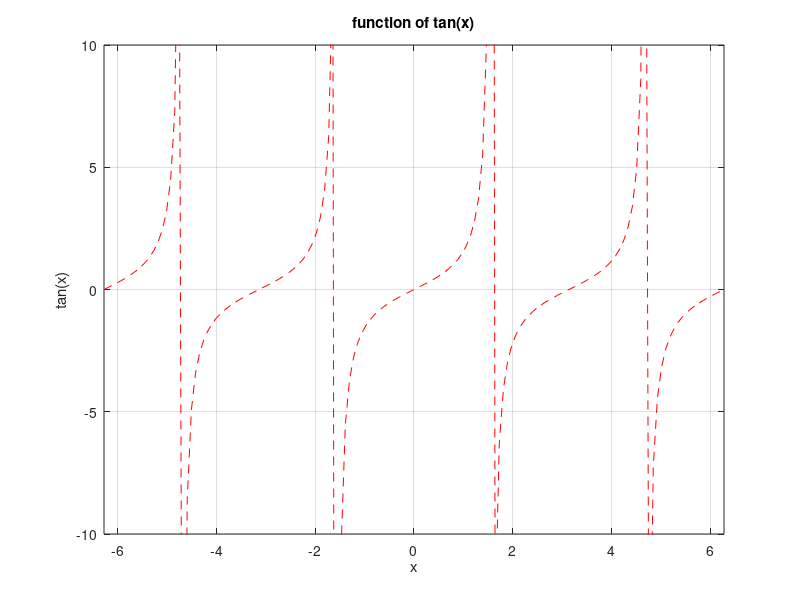

Source code (MATLAB):
x = linspace(-2*pi,2*pi,150);
y = tan(x);

figure;
plot(x,y,"r--");
xlabel('x')
ylabel('tan(x)')
title('function of tan(x)')
grid on

xlim([-2*pi 2*pi]);
ylim([-10 10])